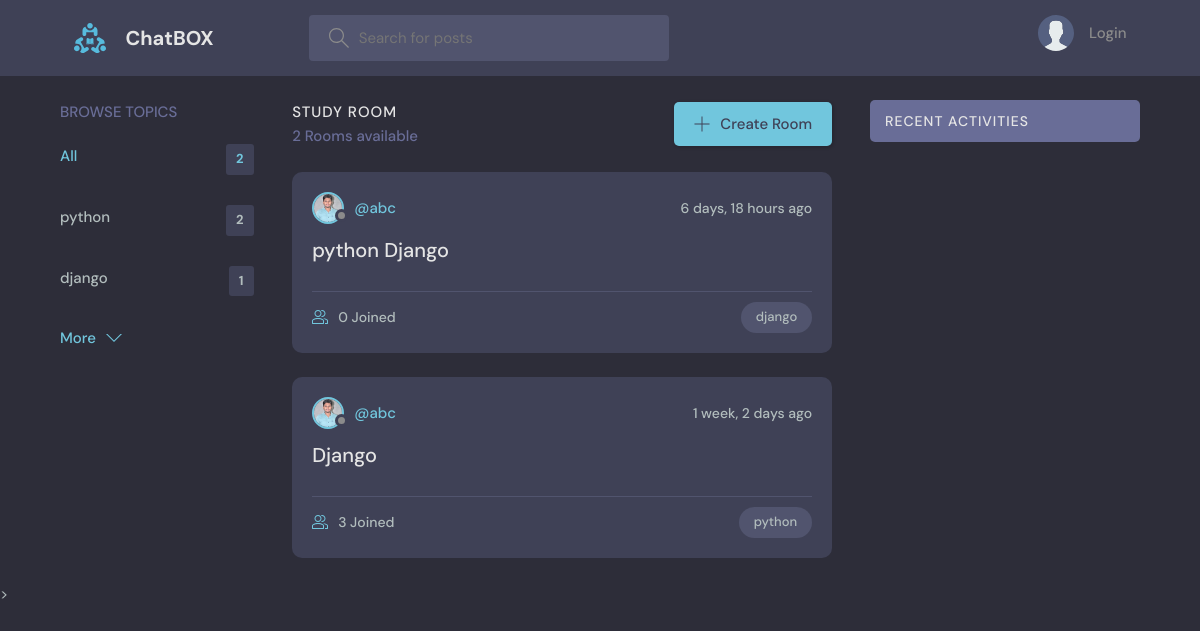
/?q=django, run on the app's committed database.
### project/log_app/models.py (models this page shows, shortened)
class Topic(models.Model):
    name = models.CharField(max_length=200)

class Room(models.Model):
    host = models.ForeignKey(User, on_delete=models.SET_NULL,null=True)
    topic = models.ForeignKey(Topic, on_delete=models.SET_NULL,null=True)
    name = models.CharField(max_length=200)
    description = models.TextField(null=True, blank=True)
    participants = models.ManyToManyField(User, related_name='Participents', blank=True)
    updated = models.DateTimeField(auto_now=True)
    created = models.DateTimeField(auto_now_add=True)
    class Meta:
        ordering = ['-updated' , '-created']

class User(AbstractUser):
    name = models.CharField(max_length=200, null=True)
    email = models.EmailField(unique=True, null=True)
    bio = models.TextField(null=True)
    avatar = models.ImageField(null=True, default="avatar.svg")
    USERNAME_FIELD = 'email'
    REQUIRED_FIELDS = []

### project/log_app/views.py (the view)
# urls.py: path('', views.first, name='first'),
def first(request):
    q = request.GET.get('q') if request.GET.get('q') !=  None else ''
    rooms = Room.objects.filter(Q(topic__name__icontains=q) |
                                Q(name__icontains=q)|
                                Q(description__icontains=q)
    )
    topics =Topic.objects.all()
    room_count = rooms.count()
    room_message = Massage.objects.filter(Q(room__topic__name__icontains=q))
    context={'rooms': rooms, 'topics':topics, 'room_count':room_count, 'room_message':room_message}
    return render(request, 'first.html', context)

### project/templates/first.html (shortened to what this page needs)
{% extends 'main.html' %}
{% block content %}
    <main class="layout layout--3">
      <div class="container">
        {% include 'topics_component.html' %}
        <div class="roomList">
          <div class="roomList__header">
            <div>
              <h2>Study Room</h2>
              <p>{{room_count}} Rooms available</p>
            </div>
            <a class="btn btn--main" href="{% url 'create-room' %}">
              <svg version="1.1" xmlns="http://www.w3.org/2000/svg" width="32" height="32" viewBox="0 0 32 32">
                <title>add</title>
                <path
                  d="M16.943 0.943h-1.885v14.115h-14.115v1.885h14.115v14.115h1.885v-14.115h14.115v-1.885h-14.115v-14.115z"
                ></path>
              </svg>
              Create Room
            </a>
          </div>
       {% include 'feed_component.html' %}
        </div>
        {% include 'activity_component.html' %}
      </div>
    </main>
    {% endblock %}

### project/templates/topics_component.html
<div class="topics">
    <div class="topics__header">
      <h2>Browse Topics</h2>
    </div>
    <ul class="topics__list">
      <li>
        <a href="{% url 'first' %}" class="active">All <span>{{topics.count}}</span></a>
      </li>
      {% for topic in topics %}
      <li>
        <a href="{% url 'first' %}?q={{topic.name}}">{{topic.name}} <span>{{topic.room_set.all.count}}</span></a>
      </li>
      {% endfor %}
    </ul>
    <a class="btn btn--link" href="{% url 'topics' %}">
      More
      <svg version="1.1" xmlns="http://www.w3.org/2000/svg" width="32" height="32" viewBox="0 0 32 32">
        <title>chevron-down</title>
        <path d="M16 21l-13-13h-3l16 16 16-16h-3l-13 13z"></path>
      </svg>
    </a>
  </div>

### project/templates/feed_component.html (shortened to what this page needs)
{%  for room in rooms %}
<div class="roomListRoom">
    <div class="roomListRoom__header">
      <a href="{% url 'user-profile' room.host.id %}" class="roomListRoom__author">
        <div class="avatar avatar--small">
          <img src="{{room.host.avatar.url}}" />
        </div>
        <span>@{{room.host.username}}</span>
      </a>
      <div class="roomListRoom__actions">
        <span>{{room.created|timesince}} ago</span>
      </div>
    </div>
    <div class="roomListRoom__content">
      <a href="{% url 'second' room.id %}">{{room.name}}</a>
    </div>
    <div class="roomListRoom__meta">
      <a href="{% url 'second' room.id %}" class="roomListRoom__joined">
        {{room.participants.all.count}} Joined
      </a>
      <p class="roomListRoom__topic">{{room.topic.name}}</p>
    </div>
</div>
{% endfor %}

### project/static/styles/style.css (style rules this page uses)
:root { --color-main: #71c6dd; --color-main-light: #e1f6fb; --color-dark: #3f4156; --color-dark-medium: #51546e; --color-dark-light: #696d97; --color-light: #e5e5e5; --color-gray: #8b8b8b; --color-light-gray: #b2bdbd; --color-bg: #2d2d39; --color-success: #5dd693; --color-error: #fc4b0b; }
* { font-family: "DM Sans", -apple-system, BlinkMacSystemFont, "Segoe UI", Roboto, Oxygen, Ubuntu, Cantarell, "Open Sans", "Helvetica Neue", sans-serif; margin: 0; padding: 0; box-sizing: border-box; text-rendering: optimizeLegibility; font-size: inherit; }
html { font-size: 56.25%; }
@media only screen and (min-width: 1200px) { html { font-size: 62.5%; } }
body { line-height: 1.6; font-weight: 400; font-size: 1.5rem; color: var(--color-light-gray); background-color: var(--color-bg); min-height: 100vh; }
img { width: 100%; }
a { display: inline-block; color: var(--color-main); text-decoration: none; }
.container { max-width: 120rem; width: 90%; margin: auto; }
.btn { background-color: transparent; border: none; display: inline-flex; align-items: center; gap: 1rem; cursor: pointer; transition: all ease-in-out 0.3s; padding: 1rem 2rem; border-radius: 5px; box-shadow: 1px 1px 3px 1px rgba(0, 0, 0, 0.15); font-weight: 500; }
.btn--link { border-radius: 0; padding: 0; color: var(--color-main); box-shadow: none; }
.btn--main { background-color: var(--color-main); color: var(--color-dark); }
.btn > svg { fill: currentColor; width: 1.6rem; height: 1.6rem; }
.avatar { position: relative; display: inline-block; border-radius: 50%; border: 2px solid var(--color-main); }
.avatar img { display: block; border-radius: 50%; object-fit: cover; object-position: center; }
.avatar::after { content: ""; display: block; position: absolute; background-color: var(--color-gray); z-index: 111; border-radius: 50%; border: 0.3rem solid var(--color-dark); }
.avatar.avatar--small img { width: 2.8rem; height: 2.8rem; }
.avatar.avatar--small:after { width: 0.7rem; height: 0.7rem; bottom: 0px; right: -6px; }
.layout { margin-top: 2.4rem; }
.layout > .container { display: flex; justify-content: space-between; align-items: flex-start; }
.layout--3 > .container > div:first-child { flex-basis: 18%; max-width: 22.5rem; }
.layout--3 > .container > div:nth-child(2) { flex-basis: 50%; }
.topics__header { margin-bottom: 2rem; }
.topics__header h2 { text-transform: uppercase; font-weight: 500; color: var(--color-dark-light); }
.topics__list { list-style: none; }
.topics__list li a { display: flex; justify-content: space-between; margin-bottom: 3rem; font-weight: 500; color: var(--color-light-gray); transition: all 0.3s ease-in-out; }
.topics__list li a.active, .topics__list li a:hover { color: var(--color-main); }
.topics__list li a span { padding: 0.5rem 1rem; background-color: var(--color-dark); border-radius: 3px; font-size: 1.3rem; font-weight: 700; letter-spacing: 1px; }
.roomList__header { display: flex; justify-content: space-between; align-items: center; margin-bottom: 2.4rem; }
.roomList__header h2 { text-transform: uppercase; font-weight: 500; color: var(--color-light); letter-spacing: 1px; }
.roomList__header p { font-weight: 500; color: var(--color-dark-light); }
.roomListRoom { margin-bottom: 2.4rem; background-color: var(--color-dark); border-radius: 1rem; padding: 2rem; }
.roomListRoom__header { display: flex; justify-content: space-between; align-items: center; }
.roomListRoom__author { font-weight: 500; display: flex; align-items: center; gap: 1rem; }
.roomListRoom__actions { display: flex; align-items: flex-start; gap: 1rem; position: relative; }
.roomListRoom__actions span { font-size: 1.4rem; font-weight: 500; }
.roomListRoom__content { margin: 1rem 0; }
.roomListRoom__content a { font-size: 2rem; font-weight: 500; margin-bottom: 1.5rem; color: var(--color-light); transition: all 0.3s ease-in-out; }
.roomListRoom__meta { border-top: 1px solid var(--color-dark-medium); padding-top: 1rem; display: flex; align-items: center; justify-content: space-between; }
.roomListRoom__joined { color: var(--color-light-gray); display: flex; align-items: center; gap: 1rem; font-size: 1.4rem; font-weight: 500; }
.roomListRoom__joined svg { fill: var(--color-main); width: 1.6rem; height: 1.6rem; }
.roomListRoom__topic { padding: 5px 1.5rem; background-color: var(--color-dark-medium); border-radius: 5rem; font-weight: 500; font-size: 1.3rem; }

### data on the page
Topic: name "python", room_set.all.count "2"
Topic: name "django", room_set.all.count "1"
Room: host.avatar (picture), host.username "abc", created "6 days, 18 hours", name "python Django", participants.all.count "0", topic.name "django"
Room: host.avatar (picture), host.username "abc", created "1 week, 2 days", name "Django", participants.all.count "3", topic.name "python"

### other printed values
{{ topics.count }} "2"
{{ room_count }} "2"
